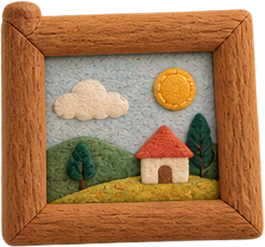
#> input picture godot/art/nook/photo.png, 265 x 247 px
$ python seamless.py ../art/nook/photo.png ../art/nook/bed.png 1.0
#> lines starting #> are read from the running program, lines starting #| are printed output that depends on the picture; after the words box and inside, x2 and y2 are one past the last pixel; in counts of white or black regions, pixels touching at a corner belong together
#!/usr/bin/env python3
"""Dikey dikişsiz döngü karosu — en az görünür dikiş (min-cut) yöntemi.

Görselin alt `ov` pikseli ile üst `ov` pikseli üst üste bindirilir. Bu bindirme bandında,
iki görselin en çok benzediği yerlerden geçen soldan sağa bir dikiş eğrisi dinamik
programlamayla bulunur (nesneleri kesmek yerine aralarından dolanır). Eğrinin üstü alt
banttan, altı üst banttan alınır; birkaç piksel yumuşatılır. Sonuç: karo yüksekliği H-ov,
ters çevirmeden art arda dizildiğinde kenarlar birebir devam eder.
Kullanım: tools/seamless.py <girdi> <çıktı> [ov_oranı=0.18]"""
import sys
import numpy as np
from PIL import Image
import scipy.ndimage as ndi

src, dst = sys.argv[1], sys.argv[2]
r = float(sys.argv[3]) if len(sys.argv) > 3 else 0.18
a = np.asarray(Image.open(src).convert('RGB')).astype(np.float32)
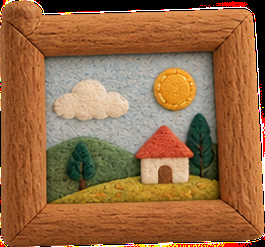
#> a: shape (247, 265, 3) float32; mean R, G, B 151.8, 106, 67.9
H, W = a.shape[:2]
#> H = 247; W = 265
ov = int(H * r)
#> ov = 247
A = a[H - ov:]          # bindirmenin üst katmanı: görselin alt bandı (önceki karonun sonu)
B = a[:ov]              # alt katman: görselin üst bandı (sonraki karonun başı)
cost = np.abs(A - B).sum(axis=2)
#> cost: shape (247, 265) float32; every value is 0
cost = ndi.uniform_filter(cost, 5)
# Dikiş: her sütunda bir satır seç, komşu sütunlar arası en fazla ±1 satır. Uçlardan uzak dur.
cost[:4] += 1e6; cost[-4:] += 1e6
#> after `cost[-4:] += 1000000.0`:
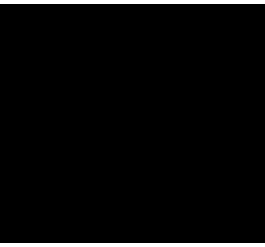
#> cost: shape (247, 265) float32; values 0 (black) and 1000000 (white), 3.2% white; 2 white regions, box (x1, y1, x2, y2) and area: (0, 0, 265, 4) 1060, (0, 243, 265, 247) 1060
acc = cost.copy()
back = np.zeros_like(acc, dtype=np.int8)
for x in range(1, W):
    prev = acc[:, x - 1]
    up = np.r_[np.inf, prev[:-1]]; dn = np.r_[prev[1:], np.inf]
    stack = np.vstack([up, prev, dn])
    k = np.argmin(stack, axis=0)
    acc[:, x] += stack[k, np.arange(ov)]
    back[:, x] = k - 1
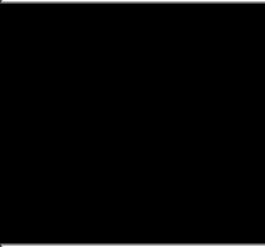
#> acc: shape (247, 265) float32; 2.42% of pixels changed, all inside (x1, y1, x2, y2) = (1, 0, 265, 247); drawn with min black and max white
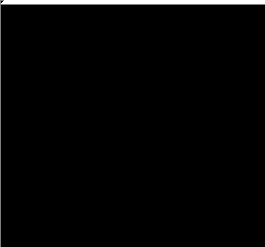
#> back: shape (247, 265) int8; min -1, max 1, mean -0.96; drawn with min black and max white
seam = np.zeros(W, dtype=int)
#> seam = 265 values from 0 to 0
seam[-1] = int(np.argmin(acc[:, -1]))
for x in range(W - 1, 0, -1):
    seam[x - 1] = seam[x] + back[seam[x], x]
#> after the loop, seam = 265 values from 4 to 4
# Maske: satır < dikiş -> A (üst), aksi B; 6 px yumuşak geçiş.
rows = np.arange(ov)[:, None]
#> rows = 247 values from 0 to 246
m = np.clip((rows - seam[None, :] + 3) / 6.0, 0, 1)[..., None]
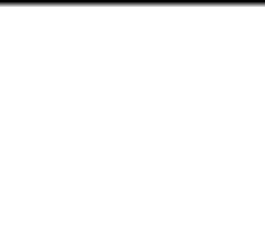
#> m: shape (247, 265, 1) float64; min 0, max 1, mean 0.982
blend = A * (1 - m) + B * m
# Karo: [üst bant yerine karışım] + [ov .. H-ov arası]
out = np.concatenate([blend, a[ov:H - ov]], axis=0)
Image.fromarray(out.clip(0, 255).astype(np.uint8)).save(dst, quality=92)
print(f'{dst} dikiş maliyeti {cost[seam, np.arange(W)].mean():.1f} -> {W}x{out.shape[0]}')
#| ../art/nook/bed.png dikiş maliyeti 0.0 -> 265x247

$ run again, on godot/art/nook/books.png
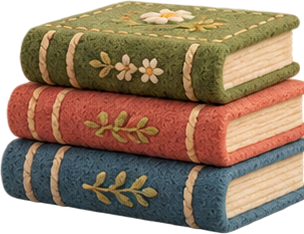
#> input picture godot/art/nook/books.png, 304 x 234 px
#> after the loop `for x in range(1, W):`:
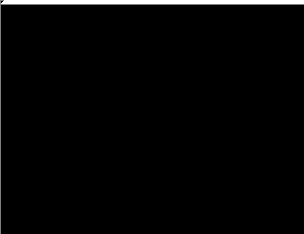
#> back: shape (234, 304) int8; min -1, max 1, mean -0.959; drawn with min black and max white
#> after the loop `for x in range(W - 1, 0, -1):`: seam = 304 values from 4 to 4
#> `m = np.clip((rows - seam[None, :] + 3) / 6.0, 0, 1)[..., None]`:
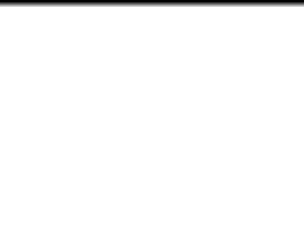
#> m: shape (234, 304, 1) float64; min 0, max 1, mean 0.981
#| ../art/nook/books.png dikiş maliyeti 0.0 -> 304x234

$ run again, on godot/art/nook/clock.png
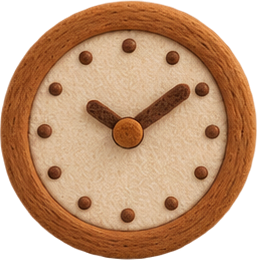
#> input picture godot/art/nook/clock.png, 257 x 260 px
#> after the loop `for x in range(1, W):`:
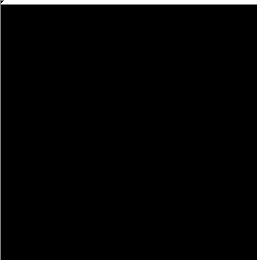
#> back: shape (260, 257) int8; min -1, max 1, mean -0.962; drawn with min black and max white
#> after the loop `for x in range(W - 1, 0, -1):`: seam = 257 values from 4 to 4
#> `m = np.clip((rows - seam[None, :] + 3) / 6.0, 0, 1)[..., None]`:
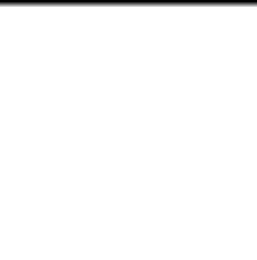
#> m: shape (260, 257, 1) float64; min 0, max 1, mean 0.983
#| ../art/nook/clock.png dikiş maliyeti 0.0 -> 257x260
